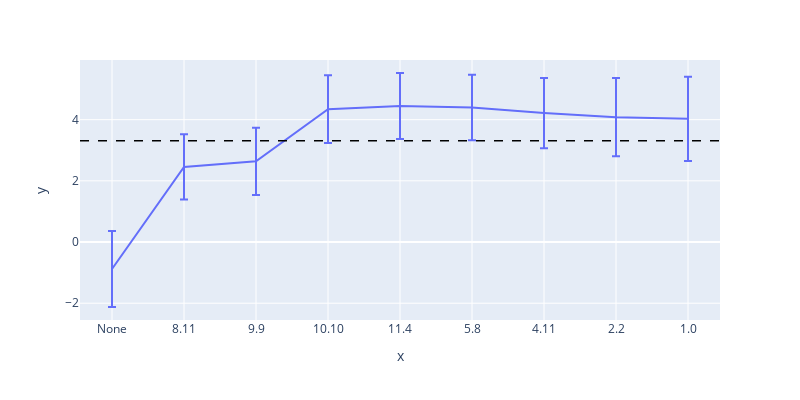

Source (notebook cell):
### Code cell
labels = ["None"] + [f"{layer}.{head}" for layer, head in circuit_heads[1:]]
fig = px.line(x = labels, y=logit_diffs.cpu().numpy(), error_y=std_logit_diffs.cpu().numpy(), width=800, height=400)
fig.add_hline(y=val_logit_diff.item(), line_width=1.5, line_dash="dash", line_color="black")
fig.show()

### Figure 1 — Plotly figure (JSON) as saved in the notebook; plotly's stock layout.template omitted (floating-point values rounded to 4 significant figures)
{"data": [{"error_y": {"array": [1.242, 1.067, 1.1, 1.106, 1.079, 1.068, 1.147, 1.279, 1.377]}, "hovertemplate": "x=%{x}<br>y=%{y}<extra></extra>", "legendgroup": "", "line": {"color": "#636efa", "dash": "solid"}, "marker": {"symbol": "circle"}, "mode": "lines", "name": "", "orientation": "v", "showlegend": false, "type": "scatter", "x": ["None", "8.11", "9.9", "10.10", "11.4", "5.8", "4.11", "2.2", "1.0"], "xaxis": "x", "y": [-0.8814, 2.456, 2.638, 4.343, 4.446, 4.396, 4.216, 4.082, 4.029], "yaxis": "y"}], "layout": {"height": 400, "legend": {"tracegroupgap": 0}, "margin": {"t": 60}, "shapes": [{"line": {"color": "black", "dash": "dash", "width": 1.5}, "type": "line", "x0": 0, "x1": 1, "xref": "x domain", "y0": 3.31, "y1": 3.31, "yref": "y"}], "width": 800, "xaxis": {"anchor": "y", "domain": [0, 1], "title": {"text": "x"}}, "yaxis": {"anchor": "x", "domain": [0, 1], "title": {"text": "y"}}}}
